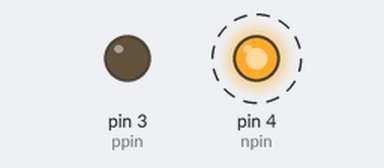
The sketch below on a simulated Arduino Uno, built with avr-gcc and run on an emulated ATmega328P. On the bench: output pins drawn as LEDs (lit = HIGH). Dashed ring = blinking.

Above: at 0.4 s.
At 2.4 s:
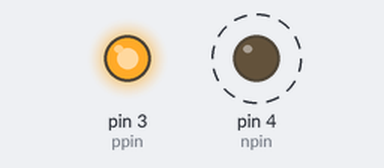
Timing chart, 0 to 3.0 s (numbered marks = the images above):
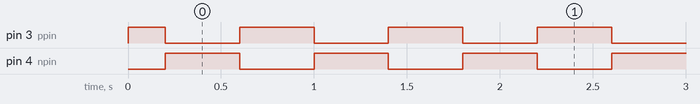

Measured:
- by itself, pin 3 (ppin): repeats every 0.80 s: LOW 0.40 s, HIGH 0.40 s
- by itself, pin 4 (npin): alternates HIGH for 0.40 s and LOW for 0.40 s

The sketch:

Rotating_pnp_device.ino
```cpp
int ppin=3;
int npin=4;

void setup() {
  // put your setup code here, to run once:
  pinMode(ppin, OUTPUT);
  pinMode(npin, OUTPUT);
}

void loop() {
  // put your main code here, to run repeatedly:
  digitalWrite(ppin, HIGH);
  digitalWrite(npin, LOW);
  delay(200);
  digitalWrite(npin, HIGH);
  digitalWrite(ppin, LOW);
  delay(200);
    digitalWrite(ppin, LOW);
  digitalWrite(npin, HIGH);
  delay(200);
  digitalWrite(ppin, HIGH);
  digitalWrite(npin, LOW);
  delay(200);
}
```
